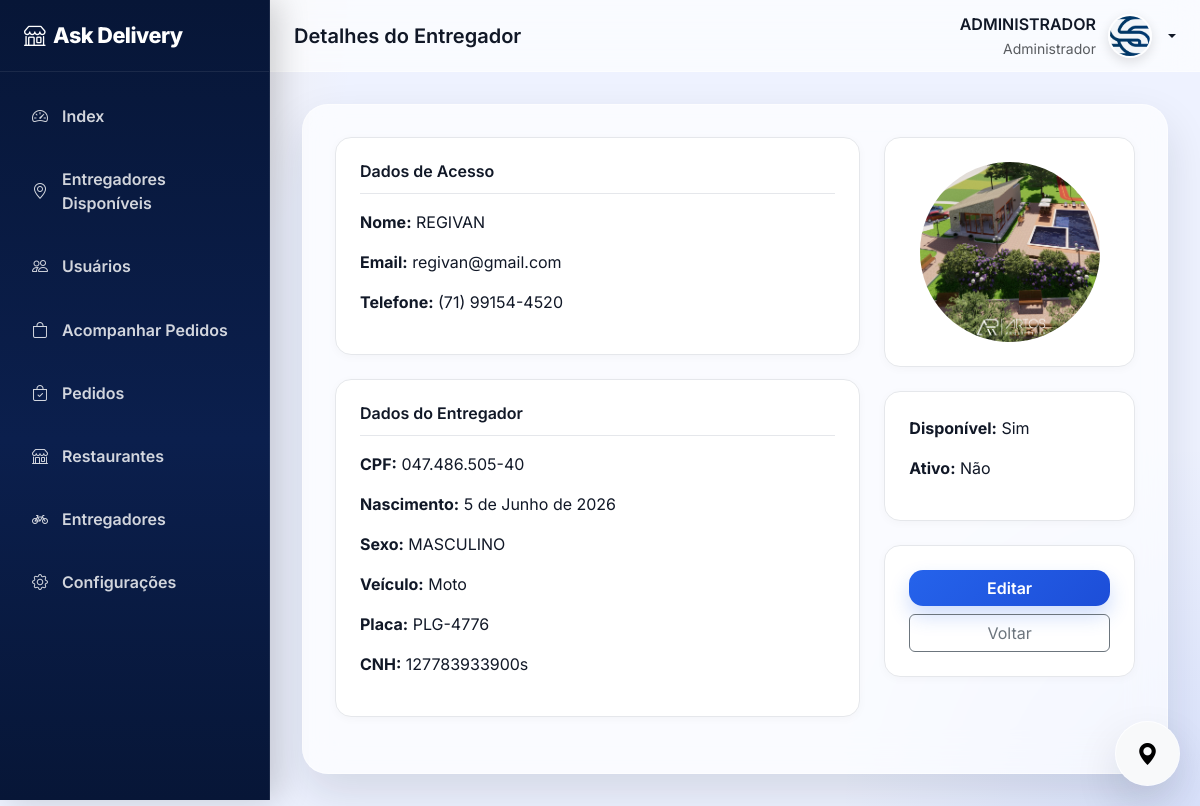
The page /detailentregador/3/ (signed in) on the database its author committed.
### core/models.py (models this page shows, shortened)
class User(AbstractUser):
    telefone = models.CharField(max_length=20, blank=True)
    email = models.EmailField(unique=True)
    USERNAME_FIELD = 'email'
    REQUIRED_FIELDS = ['username']

class Usuario(models.Model):
    user = models.OneToOneField(
        User,
        on_delete=models.CASCADE,
        related_name='perfil'
    )
    tipo = models.CharField(max_length=20, choices=TIPO)
    foto = models.ImageField(
        upload_to=user_directory_path,
        blank=True,
        null=True
    )
    telefone_verificado = models.BooleanField(default=False)
    email_verificado = models.BooleanField(default=False)
    ativo = models.BooleanField(default=True)
    criado_em = models.DateTimeField(auto_now_add=True)
    atualizado_em = models.DateTimeField(auto_now=True)
    class Meta:
        permissions = (
            ("cliente", "Permissão de cliente"),
            ("entregador", "Permissão de entregador"),
            ("restaurante", "Permissão de restaurante"),
        )

class Entregador(models.Model):
    usuario = models.OneToOneField(
        Usuario,
        on_delete=models.CASCADE,
        related_name='entregador'
    )
    cpf = models.CharField(max_length=14)
    cnh = models.CharField(max_length=20, blank=True)
    data_nascimento = models.DateField(blank=True, null=True)
    sexo = models.CharField(max_length=20, choices=SEXO, blank=True, null=True)
    tipo_veiculo = models.CharField(max_length=20, choices=TIPO_VEICULO)
    placa = models.CharField(max_length=10, blank=True)
    status = models.CharField(
        max_length=20,
        choices=STATUS,
        default='OFFLINE'
    )
    latitude = models.DecimalField(max_digits=9, decimal_places=6, null=True, blank=True)
    longitude = models.DecimalField(max_digits=9, decimal_places=6, null=True, blank=True)
    ultima_localizacao = models.DateTimeField(null=True, blank=True)
    disponivel = models.BooleanField(default=False)
    aprovado = models.BooleanField(default=False)

### core/views.py (the view)
class EntregadorDetailView(SuperUserRequiredMixin, CustomDetailView):
    model = Entregador
    template_name = 'accounts/entregador_detail.html'
    def get_queryset(self):
        return Entregador.objects.select_related(
            'usuario__user'
        ).prefetch_related(
            'documentos'
        )

### core/templatetags/static_version.py (called while the page is built)
@register.simple_tag
def static_version(path):
    full_path = os.path.join(settings.STATIC_ROOT, path)
    if os.path.exists(full_path):
        with open(full_path, 'rb') as f:
            file_hash = hashlib.md5(f.read()).hexdigest()[:6]
        return f"{static(path)}?v={file_hash}"
    return static(path)

### core/views_mixins.py (called while the page is built, shortened)
    @method_decorator(login_required(login_url='login:loginview'))
    def dispatch(self, request, *args, **kwargs):
        return super(SuperUserRequiredMixin, self).dispatch(request, *args, **kwargs)

    def dispatch(self, request, *args, **kwargs):
        return super(CheckPermissionMixin, self).dispatch(request, *args, **kwargs)

    def check_user_permissions(self, request):
        if not isinstance(self.permission_codename, list):
            self.permission_codename = [self.permission_codename]
        perms = []
        for permission in self.permission_codename:
            if '.' not in permission:
                permission = str(
                    request.resolver_match.app_name) + '.' + str(permission)
            perms.append(permission)
        return len(self.permission_codename) and (
            request.user.is_superuser or any(
                request.user.has_perm(perm)
                for perm in perms
            )
        )

### core/templates/accounts/entregador_detail.html (shortened to what this page needs)
{% extends 'base.html' %}
{% load static %}
{% block page_title %}Detalhes do Entregador{% endblock %}
{% block content %}
<div class="row g-4">
    <div class="col-lg-8">
        <div class="form-section mb-4">
            <h6 class="section-title">Dados de Acesso</h6>
            <p><strong>Nome:</strong> {{ object.usuario.user.first_name }}</p>
            <p><strong>Email:</strong> {{ object.usuario.user.email }}</p>
            <p><strong>Telefone:</strong> {{ object.usuario.user.telefone }}</p>
        </div>
        <div class="form-section mb-4">
            <h6 class="section-title">Dados do Entregador</h6>
            <p><strong>CPF:</strong> {{ object.cpf }}</p>
            <p><strong>Nascimento:</strong> {{ object.data_nascimento }}</p>
            <p><strong>Sexo:</strong> {{ object.get_sexo_display }}</p>
            <p><strong>Veículo:</strong> {{ object.get_tipo_veiculo_display }}</p>
            <p><strong>Placa:</strong> {{ object.placa }}</p>
            <p><strong>CNH:</strong> {{ object.cnh }}</p>
        </div>
    </div>
    <div class="col-lg-4">
        <div class="form-section text-center mb-4">
            <img src="{% if object.usuario.foto %}{{ object.usuario.foto.url }}{% else %}{% static 'imagens/user.png' %}{% endif %}"
                 class="rounded-circle"
                 width="180"
                 height="180"
                 style="object-fit: cover;">
        </div>
        <div class="form-section mb-4">
            <p><strong>Disponível:</strong> {{ object.disponivel|yesno:"Sim,Não" }}</p>
            <p><strong>Ativo:</strong> {{ object.ativo|yesno:"Sim,Não" }}</p>
        </div>
        <div class="form-section">
            <a href="{% url 'core:entregador_update' object.pk %}" class="btn btn-primary w-100 mb-2">
                Editar
            </a>
            <a href="javascript:history.back()" class="btn btn-outline-secondary w-100">
                Voltar
            </a>
        </div>
    </div>
</div>
{% endblock %}

### core/templates/base.html (shortened to what this page needs)
{% load static %}
{% load static_version %}
<!DOCTYPE html>
<html lang="pt-br">
<head>
    <link href="https://cdn.jsdelivr.net/npm/bootstrap@5.3.3/dist/css/bootstrap.min.css" rel="stylesheet">
    <link rel="stylesheet" href="https://cdn.jsdelivr.net/npm/bootstrap-icons@1.11.3/font/bootstrap-icons.css">
    <link href="{% static_version 'css/admin.css' %}" rel="stylesheet">
</head>
<body>
    <aside class="sidebar" id="sidebar">
        <div class="sidebar-brand">
            <i class="bi bi-shop me-2"></i> Ask Delivery
        </div>
        <nav class="sidebar-nav nav flex-column">
            <a href="{% url 'core:index' %}"
               class="nav-link {% if request.resolver_match.url_name == 'index' %}active{% endif %}">
                <i class="bi bi-speedometer2"></i>
                Index
            </a>
            <a href="{% url 'tracking:tracking-dashboard' %}"
               class="nav-link {% if request.resolver_match.url_name == 'tracking-dashboard' %}active{% endif %}">
                <i class="bi bi-geo-alt"></i>
                Entregadores Disponíveis
            </a>
            <a href="{% url 'core:usuario_list' %}"
               class="nav-link {% if request.resolver_match.url_name == 'usuario_list' %}active{% endif %}">
                <i class="bi bi-people"></i>
                Usuários
            </a>
            <a href="{% url 'orders:orders_dashboard' %}"
               class="nav-link {% if request.resolver_match.url_name == 'orders_dashboard' %}active{% endif %}">
                <i class="bi bi-bag"></i>
                Acompanhar Pedidos
            </a>
            <a href="{% url 'orders:orders_list' %}"
               class="nav-link {% if request.resolver_match.url_name == 'orders_list' %}active{% endif %}">
                <i class="bi bi-bag-check"></i>
                Pedidos
            </a>
            <a href="#" class="nav-link">
                <i class="bi bi-shop"></i>
                Restaurantes
            </a>
            <a href="#" class="nav-link">
                <i class="bi bi-bicycle"></i>
                Entregadores
            </a>
            <a href="#" class="nav-link">
                <i class="bi bi-gear"></i>
                Configurações
            </a>
        </nav>
    </aside>
    <div class="main-wrapper">
        <header class="topbar">
            <div class="d-flex align-items-center gap-3">
                <h5 class="mb-0 fw-semibold">
                    {% block page_title %}Dashboard{% endblock %}
                </h5>
            </div>
            <div class="dropdown">
                <div class="user-box dropdown-toggle"
                     data-bs-toggle="dropdown"
                     aria-expanded="false"
                     style="cursor: pointer;">
                    <div class="text-end d-none d-sm-block">
                        <div class="fw-semibold">
                            {{ request.user.get_full_name|default:request.user.username }}
                        </div>
                         {% if request.user.is_superuser %}
                        <small class="text-muted">
                            Administrador
                        </small>
                        {%endif%}
                    </div>
                    {% if request.user.perfil and request.user.perfil.foto %}
                        <img src="{{ request.user.perfil.foto.url }}"
                            alt="Avatar"
                            class="user-avatar">
                    {% else %}
                        <img src="{% static 'imagens/user.png' %}"
                            alt="Avatar"
                            class="user-avatar">
                    {% endif %}
                </div>
            </div>
        </header>
        <main class="content-wrapper">
            <div class="page-card">
                {% block content %}
                {% endblock %}
            </div>
        </main>
    </div>
    <div id="tracking-widget" class="tracking-widget minimized">
        <div class="tracking-header">
            <button id="trackingMinimize"
                    class="tracking-toggle">
                <i class="bi bi-geo-alt-fill"></i>
            </button>
        </div>
    </div>
</body>
</html>

### core/static/css/admin.css (style rules this page uses)
:root { --primary-color: #1d4ed8; --primary-hover: #1e40af; --secondary-color: #f59e0b; --secondary-hover: #ea580c; --success-color: #10b981; --danger-color: #ef4444; --sidebar-width: 270px; --topbar-height: 72px; --sidebar-bg: linear-gradient( 180deg, #071637, #0b1f4d 55%, #071637 ); --sidebar-hover: rgba(255,255,255,0.08); --body-bg: #eef2ff; --card-bg: rgba(255,255,255,0.72); --card-border: rgba(255,255,255,0.4); --text-main: #111827; --text-muted: #6b7280; --shadow-lg: 0 20px 45px rgba(15,23,42,.12); --shadow-md: 0 10px 25px rgba(15,23,42,.08); --radius-xl: 26px; --radius-lg: 18px; --radius-md: 14px; }
* { font-family: 'Inter', sans-serif; }
body { background: radial-gradient( circle at top left, rgba(245,158,11,.15), transparent 25% ), radial-gradient( circle at bottom right, rgba(29,78,216,.10), transparent 25% ), var(--body-bg); color: var(--text-main); overflow-x: hidden; }
.sidebar { position: fixed; top: 0; left: 0; width: var(--sidebar-width); height: 100vh; background: var(--sidebar-bg); color: #fff; z-index: 1040; transition: .3s ease; overflow-y: auto; border-right: 1px solid rgba(255,255,255,.08); box-shadow: 8px 0 30px rgba(0,0,0,.18); }
.sidebar-brand { height: var(--topbar-height); display:flex; align-items:center; padding:0 1.5rem; font-size:1.35rem; font-weight:800; border-bottom: 1px solid rgba(255,255,255,.08); letter-spacing:-.5px; }
.sidebar-nav { padding: 1rem; }
.sidebar-nav .nav-link { color: rgba(255,255,255,.82); border-radius: 16px; padding: 1rem 1rem; margin-bottom: .45rem; display:flex; align-items:center; gap:14px; font-weight:600; transition:.25s ease; }
.main-wrapper { margin-left: var(--sidebar-width); min-height: 100vh; transition: all 0.3s ease; }
.topbar { height: var(--topbar-height); background: rgba(255,255,255,.65); backdrop-filter: blur(16px); border-bottom: 1px solid rgba(255,255,255,.5); display:flex; align-items:center; justify-content:space-between; padding:0 1.5rem; position:sticky; top:0; z-index:1030; }
.content-wrapper { padding: 2rem; }
.page-card { background: rgba(255,255,255,.68); backdrop-filter: blur(18px); border-radius: var(--radius-xl); box-shadow: var(--shadow-lg); padding:2rem; border: 1px solid rgba(255,255,255,.5); }
.user-box { display: flex; align-items: center; gap: 12px; }
.user-avatar { width: 42px; height: 42px; border-radius: 50%; object-fit: cover; }
* { box-sizing: border-box; }
.section-title { font-size: 1rem; font-weight: 600; color: #111827; margin-bottom: 1rem; padding-bottom: .75rem; border-bottom: 1px solid #e5e7eb; }
.form-section { background: #fff; border: 1px solid #e5e7eb; border-radius: 16px; padding: 1.5rem; width: 100%; overflow: hidden; box-shadow: 0 2px 10px rgba(0,0,0,0.03); }
.form-section + .form-section { margin-top: 1.5rem; }
.tracking-widget { position: fixed; bottom: 20px; right: 20px; width: 320px; z-index: 9999; background: #fff; border-radius: 18px; box-shadow: 0 10px 30px rgba(0,0,0,0.15); overflow: hidden; transition: all 0.3s ease; backdrop-filter: blur(10px); }
.tracking-widget.minimized { width: 65px; height: 65px; border-radius: 50%; padding: 0; }
.tracking-widget.minimized .tracking-header { justify-content: center; padding: 0; height: 65px; border-bottom: none; }
.tracking-widget.minimized .tracking-toggle { margin: 0; width: 65px; height: 65px; border-radius: 50%; display: flex; align-items: center; justify-content: center; font-size: 22px; }
.tracking-header { display: flex; align-items: center; justify-content: space-between; padding: 12px 16px; background: #f8f9fa; border-bottom: 1px solid #eee; }
.tracking-toggle { border: none; background: transparent; font-size: 18px; cursor: pointer; }
.btn-primary { background: linear-gradient( 135deg, #2563eb, #1d4ed8 ); border:none; border-radius:14px; font-weight:600; box-shadow: 0 10px 20px rgba(37,99,235,.22); }
.user-avatar { width:44px; height:44px; border-radius:50%; object-fit:cover; border: 2px solid rgba(255,255,255,.7); box-shadow: 0 4px 12px rgba(0,0,0,.12); }
.tracking-widget { background: rgba(255,255,255,.72); backdrop-filter: blur(18px); border: 1px solid rgba(255,255,255,.5); box-shadow: var(--shadow-lg); }

### rows shown on the page
User: user.get_full_name "ADMINISTRADOR", user.perfil.foto (picture)
Entregador: usuario.user.first_name "REGIVAN", usuario.user.email "regivan@gmail.com", usuario.user.telefone "(71) 99154-4520", cpf "047.486.505-40", data_nascimento "5 de Junho de 2026", sexo "MASCULINO", tipo_veiculo "Moto", placa "PLG-4776", cnh "127783933900s", usuario.foto (picture), disponivel "Sim"

### other values the page prints
{{ object.ativo|yesno:"Sim,Não" }} "Não"
